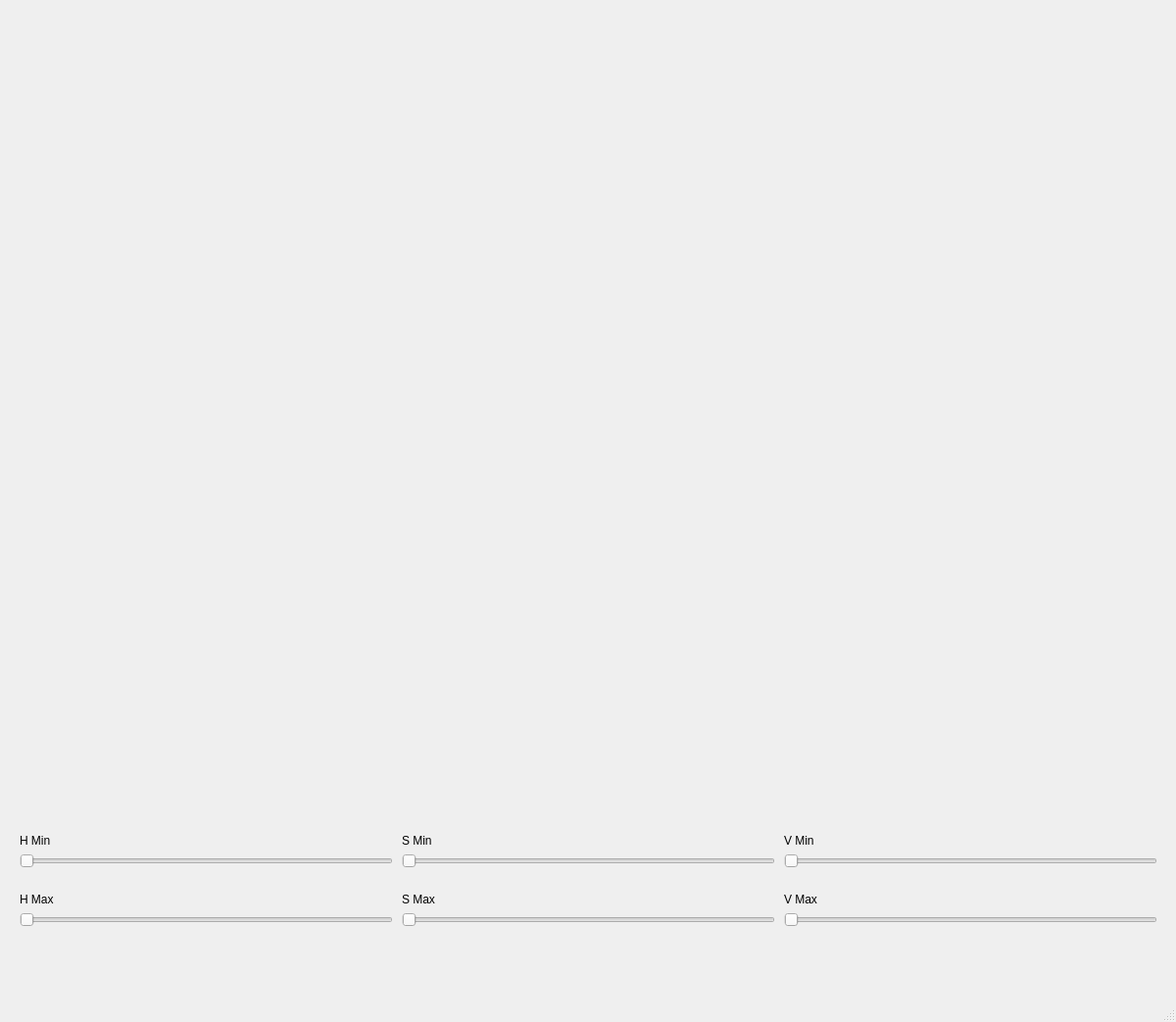
<?xml version="1.0" encoding="UTF-8"?>
<ui version="4.0">
 <class>MainWindow</class>
 <widget class="QMainWindow" name="MainWindow">
  <property name="geometry">
   <rect>
    <x>0</x>
    <y>0</y>
    <width>1200</width>
    <height>1043</height>
   </rect>
  </property>
  <property name="windowTitle">
   <string>MainWindow</string>
  </property>
  <widget class="QWidget" name="centralwidget">
   <widget class="QWidget" name="gridLayoutWidget">
    <property name="geometry">
     <rect>
      <x>20</x>
      <y>20</y>
      <width>1161</width>
      <height>821</height>
     </rect>
    </property>
    <layout class="QGridLayout" name="gridLayout">
     <item row="0" column="0">
      <widget class="QLabel" name="display1">
       <property name="text">
        <string/>
       </property>
      </widget>
     </item>
     <item row="0" column="1">
      <widget class="QLabel" name="display2">
       <property name="text">
        <string/>
       </property>
      </widget>
     </item>
     <item row="1" column="0">
      <widget class="QLabel" name="display3">
       <property name="text">
        <string/>
       </property>
      </widget>
     </item>
     <item row="1" column="1">
      <widget class="QLabel" name="display4">
       <property name="text">
        <string/>
       </property>
      </widget>
     </item>
    </layout>
   </widget>
   <widget class="QSlider" name="hmin">
    <property name="geometry">
     <rect>
      <x>20</x>
      <y>870</y>
      <width>381</width>
      <height>18</height>
     </rect>
    </property>
    <property name="maximum">
     <number>360</number>
    </property>
    <property name="orientation">
     <enum>Qt::Horizontal</enum>
    </property>
   </widget>
   <widget class="QSlider" name="hmax">
    <property name="geometry">
     <rect>
      <x>20</x>
      <y>930</y>
      <width>381</width>
      <height>18</height>
     </rect>
    </property>
    <property name="maximum">
     <number>360</number>
    </property>
    <property name="orientation">
     <enum>Qt::Horizontal</enum>
    </property>
   </widget>
   <widget class="QSlider" name="smax">
    <property name="geometry">
     <rect>
      <x>410</x>
      <y>930</y>
      <width>381</width>
      <height>18</height>
     </rect>
    </property>
    <property name="maximum">
     <number>255</number>
    </property>
    <property name="orientation">
     <enum>Qt::Horizontal</enum>
    </property>
   </widget>
   <widget class="QSlider" name="vmin">
    <property name="geometry">
     <rect>
      <x>800</x>
      <y>870</y>
      <width>381</width>
      <height>18</height>
     </rect>
    </property>
    <property name="maximum">
     <number>255</number>
    </property>
    <property name="orientation">
     <enum>Qt::Horizontal</enum>
    </property>
   </widget>
   <widget class="QSlider" name="vmax">
    <property name="geometry">
     <rect>
      <x>800</x>
      <y>930</y>
      <width>381</width>
      <height>18</height>
     </rect>
    </property>
    <property name="maximum">
     <number>255</number>
    </property>
    <property name="orientation">
     <enum>Qt::Horizontal</enum>
    </property>
   </widget>
   <widget class="QSlider" name="smin">
    <property name="geometry">
     <rect>
      <x>410</x>
      <y>870</y>
      <width>381</width>
      <height>18</height>
     </rect>
    </property>
    <property name="maximum">
     <number>255</number>
    </property>
    <property name="orientation">
     <enum>Qt::Horizontal</enum>
    </property>
   </widget>
   <widget class="QLabel" name="label">
    <property name="geometry">
     <rect>
      <x>20</x>
      <y>850</y>
      <width>55</width>
      <height>16</height>
     </rect>
    </property>
    <property name="text">
     <string>H Min</string>
    </property>
   </widget>
   <widget class="QLabel" name="label_2">
    <property name="geometry">
     <rect>
      <x>20</x>
      <y>910</y>
      <width>55</width>
      <height>16</height>
     </rect>
    </property>
    <property name="text">
     <string>H Max</string>
    </property>
   </widget>
   <widget class="QLabel" name="label_3">
    <property name="geometry">
     <rect>
      <x>410</x>
      <y>850</y>
      <width>55</width>
      <height>16</height>
     </rect>
    </property>
    <property name="text">
     <string>S Min</string>
    </property>
   </widget>
   <widget class="QLabel" name="label_4">
    <property name="geometry">
     <rect>
      <x>410</x>
      <y>910</y>
      <width>55</width>
      <height>16</height>
     </rect>
    </property>
    <property name="text">
     <string>S Max</string>
    </property>
   </widget>
   <widget class="QLabel" name="label_5">
    <property name="geometry">
     <rect>
      <x>800</x>
      <y>850</y>
      <width>55</width>
      <height>16</height>
     </rect>
    </property>
    <property name="text">
     <string>V Min</string>
    </property>
   </widget>
   <widget class="QLabel" name="label_6">
    <property name="geometry">
     <rect>
      <x>800</x>
      <y>910</y>
      <width>55</width>
      <height>16</height>
     </rect>
    </property>
    <property name="text">
     <string>V Max</string>
    </property>
   </widget>
  </widget>
  <widget class="QMenuBar" name="menubar">
   <property name="geometry">
    <rect>
     <x>0</x>
     <y>0</y>
     <width>1200</width>
     <height>25</height>
    </rect>
   </property>
  </widget>
  <widget class="QStatusBar" name="statusbar"/>
 </widget>
 <resources/>
 <connections/>
</ui>
